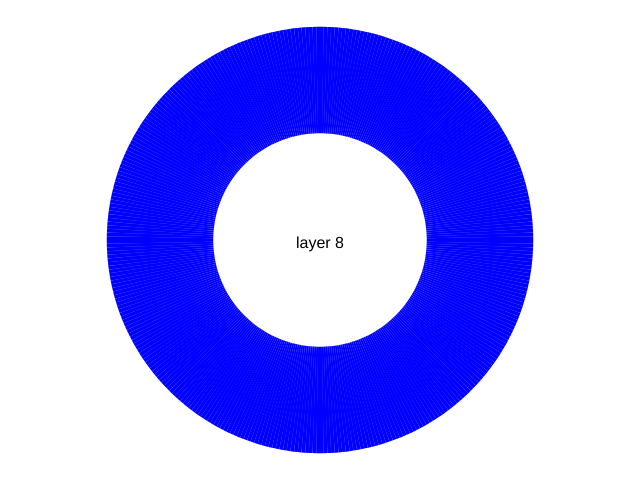
Frame 1 (no input)
Frame 60 (no input): identical to frame 1, image omitted
Frame 120 (the mouse pressed at the canvas centre since frame 60): identical to frame 1, image omitted

The p5.js sketch that drew this single still picture (run headless with seeded random() and noise() and a simulated clock; from frame 60 on, the mouse is pressed at the canvas centre):

// p5.js sketch
// ── sketch.js
var numberOfLayers = 16;
var layerToEmphasize = numberOfLayers / 2;

function setup() {
  createCanvas(640, 480);
}

function draw() {
  background(255);
  fill(0);
  translate(width / 2, height / 2);
  var msg = "layer " + layerToEmphasize;
  var txtSize = 16;
  textSize(txtSize);
  text(msg, - textWidth(msg)/2, txtSize/2);

  scale(1, -1);
  strokeWeight(1);


  var numStepsAroundCircle = 360;
  var zExtrema = extremaZ();
  var dz = (zExtrema[1] - zExtrema[0]) / numberOfLayers;
  var zStart = zExtrema[0] + dz / 2;
  var dt = 2 * PI / numStepsAroundCircle;
  var drawVertex = function(t, u) {
    var r = r0(t, u);
    vertex(r * cos(t), r * sin(t));
  };
  for (var zLayer = 0; zLayer < numberOfLayers; ++zLayer) {
    var z = zStart + dz * zLayer;
    var clr = zLayer == layerToEmphasize ? color(0, 0, 255) : color(0, 0, 255, 15);
    fill(clr);
    noStroke(); //stroke(clr);
    var u1 = u(0, z);
    for (var t = 0; t <= 2 * PI - dt; t += dt) {
      var u2 = u(t + dt, z);
      beginShape();
      for (i = 0; i < u1.length; ++i) {
        drawVertex(t, u1[i]);
      }
      for (i = u2.length - 1; i >= 0; --i) {
        drawVertex(t + dt, u2[i]);
      }
      endShape(CLOSE);
      u1 = u2;
    }
  }
}

function keyPressed() {
  if (keyCode === UP_ARROW && layerToEmphasize < numberOfLayers - 1) {
    ++layerToEmphasize;
  } else if (keyCode === DOWN_ARROW && layerToEmphasize > 0) {
    --layerToEmphasize;
  }
}

function rMajor() {
  return width / 4;
}

function rMinor() {
  return width / 12;
}

function layerToEmphasize() {

}

function r0(t, u) {
  return rMajor() + rMinor() * cos(u);
}

function z(t, u) {
  return rMinor() * sin(u);
}

function u(t, z) {
  //return a sorted array of roots, othere should be an even number.
  //This could be generalized:
  //Fastest/best way may be to do binary search, then pass collection
  //of found roots, so that we can divide out already found roots.

  //When we can, however, we will solve for the roots explicitly 
  //until this is impossible.
  var u1 = asin(z / rMinor());
  var u2;
  if (u1 < 0) {
    u2 = u1 + 2 * PI;
    u1 = PI - u1;
  } else {
    u2 = PI - u1;
  }
  return new Array(u1, u2);
}

function extremaZ() {
  var numStepsOnT = 360;
  var numStepsOnU = 360;
  var zMax = -1e9;
  var zMin = 1e9;
  var dt = 2 * PI / numStepsOnT;
  var du = 2 * PI / numStepsOnU;
  for (var t = 0; t < 2 * PI; t += dt) {
    for (var u = 0; u < 2 * PI; u += du) {
      var zTemp = z(t, u);
      if (zTemp > zMax) {
        zMax = zTemp;
      } else if (zTemp < zMin) {
        zMin = zTemp;
      }
    }
  }
  return new Array(zMin, zMax);
}
